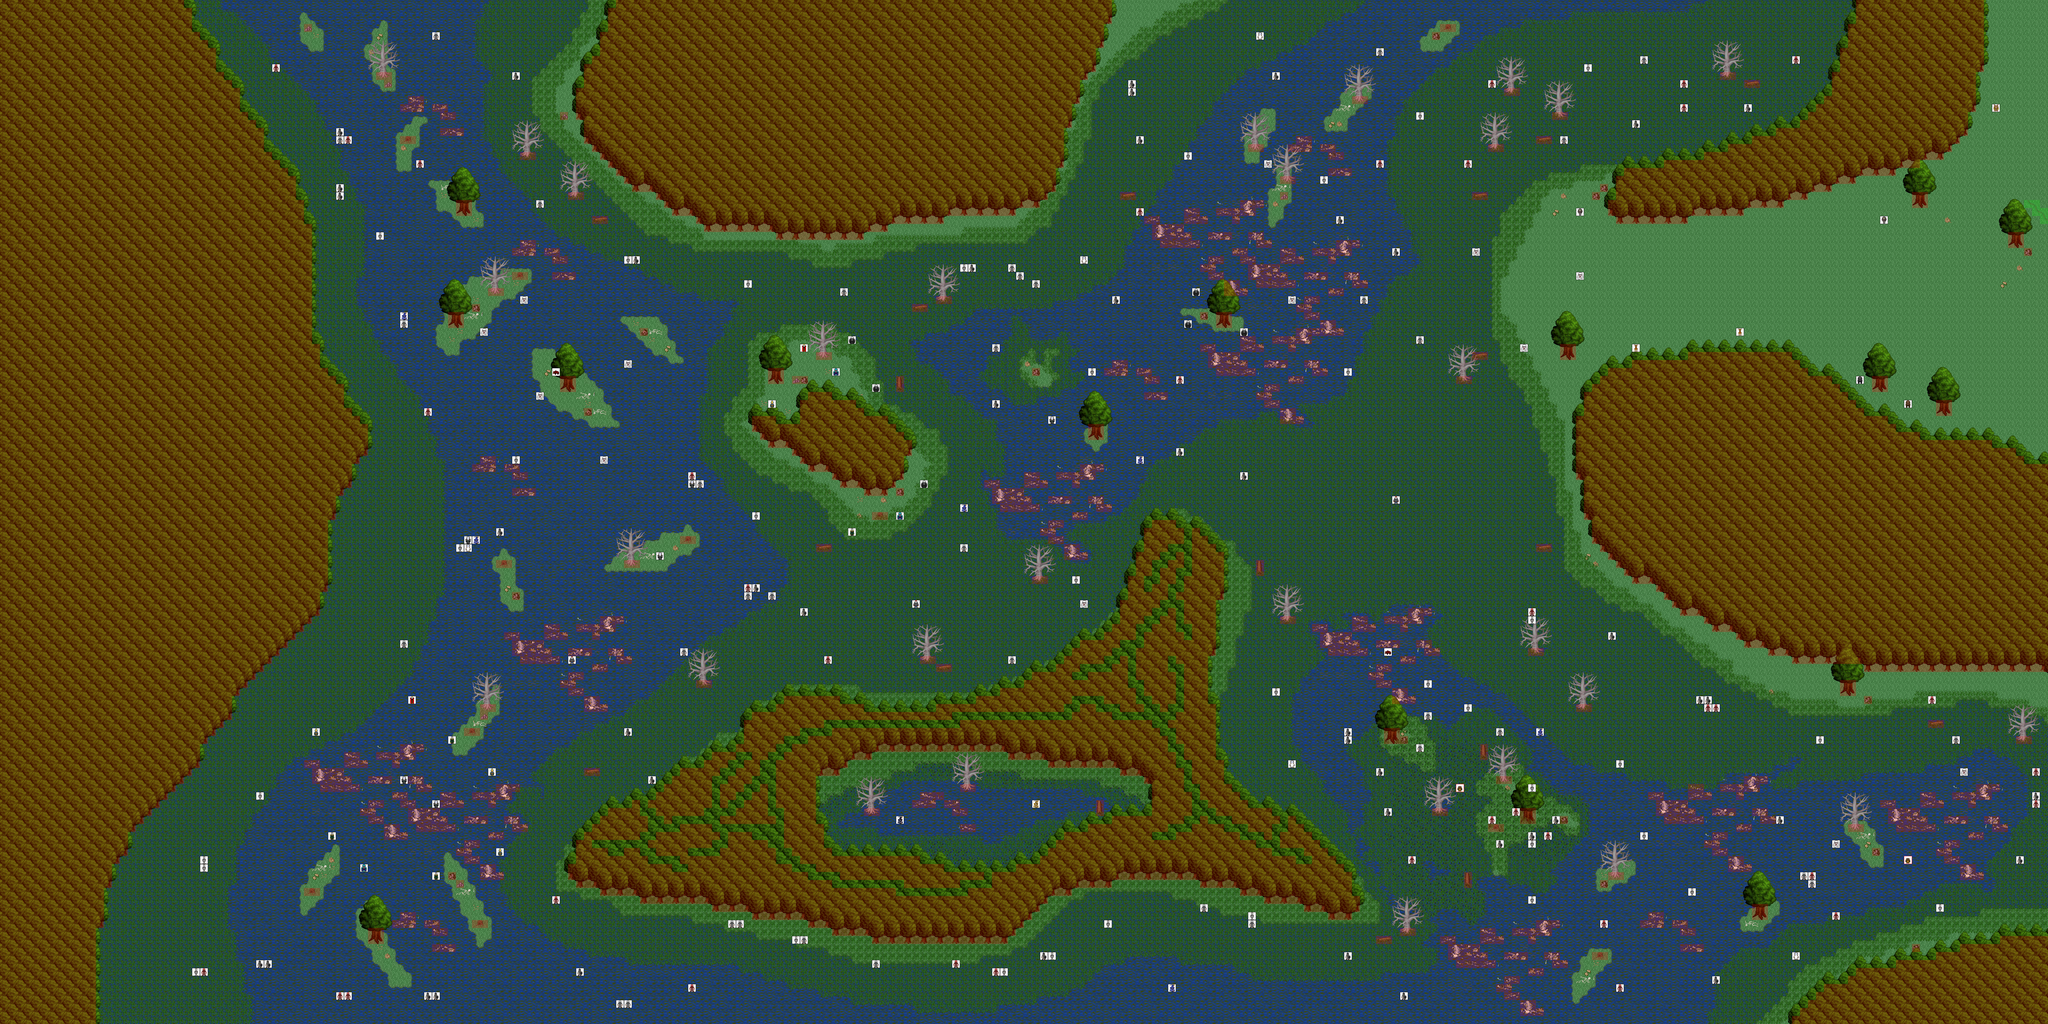

This game map was drawn from its Tiled (.tmx) file and the tilesets committed beside it. A one-line description and the trimmed map source follow:
An orthogonal 256x128 tile map with 32x32 px tiles, 8 tile layers (0_floor, 1_terrain, 2_object, 3_roof, ...), 1 hidden layer not drawn, 23 tilesets.

<map version="1.4" tiledversion="1.4.2" orientation="orthogonal" renderorder="right-down" compressionlevel="0" width="256" height="128" tilewidth="32" tileheight="32" infinite="0" nextlayerid="10" nextobjectid="1">
 <tileset firstgid="1" name="/ground/water_from_ground" tilewidth="32" tileheight="32" tilecount="33" columns="3">
  <image source="../../tileset/ground/ground.png" width="96" height="352" />
 </tileset>
 <tileset firstgid="34" name="/ground/water/swamp_water.png" tilewidth="32" tileheight="32" tilecount="33" columns="3">
  <image source="../../tileset/ground/water/swamp_water.png" width="96" height="352" />
 </tileset>
 <tileset firstgid="67" name="/plant/grasses_swamp.png" tilewidth="32" tileheight="32" tilecount="42" columns="6">
  <image source="../../tileset/plant/grasses_swamp.png" width="192" height="224" />
 </tileset>
 <tileset firstgid="109" name="/ground/grass_edges.png" tilewidth="32" tileheight="32" tilecount="36" columns="12">
  <image source="../../tileset/ground/grass_edges.png" trans="ffffff" width="384" height="96" />
 </tileset>
 <tileset firstgid="145" name="/ground/brown edgs" tilewidth="32" tileheight="32" tilecount="18" columns="6">
  <image source="../../tileset/ground/earth_edges.png" width="192" height="96" />
 </tileset>
 <tileset firstgid="163" name="/ground/grass_corners.png" tilewidth="32" tileheight="32" tilecount="24" columns="6">
  <image source="../../tileset/ground/grass_corners.png" trans="ffffff" width="192" height="128" />
 </tileset>
 <tileset firstgid="187" name="/drzewa/tree_buk_las" tilewidth="32" tileheight="32" tilecount="42" columns="7">
  <image source="../../tileset/pol/natura/drzewa/tree_buk_las.png" width="224" height="192" />
 </tileset>
 <tileset firstgid="229" name="dead_tree_2.png" tilewidth="32" tileheight="32" tilecount="20" columns="4">
  <image source="../../tileset/plant/tree/dead_tree_2.png" width="128" height="160" />
 </tileset>
 <tileset firstgid="249" name="tree_buk_big" tilewidth="32" tileheight="32" tilecount="42" columns="6">
  <image source="../../tileset/pol/natura/drzewa/tree_buk_big.png" width="192" height="224" />
 </tileset>
 <tileset firstgid="291" name="swamp_sunken.png" tilewidth="32" tileheight="32" tilecount="32" columns="8">
  <image source="../../tileset/item/corpse/swamp_sunken.png" width="256" height="128" />
 </tileset>
 <tileset firstgid="323" name="hollow_logs.png" tilewidth="32" tileheight="32" tilecount="6" columns="3">
  <image source="../../tileset/plant/stump/hollow_logs.png" width="96" height="64" />
 </tileset>
 <tileset firstgid="329" name="rocks_3.png" tilewidth="32" tileheight="32" tilecount="16" columns="4">
  <image source="../../tileset/ground/rock/rocks_3.png" width="128" height="128" />
 </tileset>
 <tileset firstgid="345" name="rocks.png" tilewidth="32" tileheight="32" tilecount="4" columns="2">
  <image source="../../tileset/ground/rock/rocks.png" width="64" height="64" />
 </tileset>
 <tileset firstgid="349" name="skeleton.png" tilewidth="32" tileheight="32" tilecount="4" columns="2">
  <image source="../../tileset/item/corpse/skeleton.png" width="64" height="64" />
 </tileset>
 <tileset firstgid="353" name="logic/collision" tilewidth="32" tileheight="32" tilecount="1" columns="1">
  <image source="../../tileset/logic/collision.png" width="32" height="32" />
 </tileset>
 <tileset firstgid="354" name="protection" tilewidth="32" tileheight="32" tilecount="2" columns="2">
  <image source="../../tileset/logic/protection.png" width="64" height="32" />
 </tileset>
 <tileset firstgid="356" name="animal" tilewidth="32" tileheight="32" tilecount="32" columns="8">
  <image source="../../tileset/logic/creature/animal.png" width="256" height="128" />
 </tileset>
 <tileset firstgid="388" name="pol_mutanty_wielkie" tilewidth="32" tileheight="32" tilecount="4" columns="4">
  <image source="../../tileset/logic/creature/pol_mutanty_wielkie.png" width="128" height="32" />
 </tileset>
 <tileset firstgid="392" name="undead_specter" tilewidth="32" tileheight="32" tilecount="6" columns="6">
  <image source="../../tileset/logic/creature/undead_specter.png" width="192" height="32" />
 </tileset>
 <tileset firstgid="398" name="undead_fallen" tilewidth="32" tileheight="32" tilecount="9" columns="9">
  <image source="../../tileset/logic/creature/undead_fallen.png" width="288" height="32" />
 </tileset>
 <tileset firstgid="407" name="undead_skeleton" tilewidth="32" tileheight="32" tilecount="6" columns="6">
  <image source="../../tileset/logic/creature/undead_skeleton.png" width="192" height="32" />
 </tileset>
 <tileset firstgid="413" name="secret" tilewidth="32" tileheight="32" tilecount="1" columns="1">
  <image source="../../tileset/logic/secret.png" width="32" height="32" />
 </tileset>
 <tileset firstgid="414" name="undead" tilewidth="32" tileheight="32" tilecount="14" columns="14">
  <image source="../../tileset/logic/creature/undead.png" width="448" height="32" />
 </tileset>
 <layer id="1" name="0_floor" width="256" height="128">
  <data>[32768 cells, 32768 non-empty, 25 distinct tile ids]</data>
 </layer>
 <layer id="2" name="1_terrain" width="256" height="128">
  <data>[32768 cells, 5077 non-empty, 76 distinct tile ids]</data>
 </layer>
 <layer id="3" name="2_object" width="256" height="128">
  <data>[32768 cells, 13433 non-empty, 75 distinct tile ids]</data>
 </layer>
 <layer id="4" name="3_roof" width="256" height="128">
  <data>[32768 cells, 11492 non-empty, 78 distinct tile ids]</data>
 </layer>
 <layer id="5" name="4_roof_add" width="256" height="128">
  <data>[32768 cells, 186 non-empty, 28 distinct tile ids]</data>
 </layer>
 <layer id="8" name="objects" width="256" height="128">
  <data>[32768 cells, 216 non-empty, 23 distinct tile ids]</data>
 </layer>
 <layer id="6" name="collision" width="256" height="128" opacity="0.22">
  <data>[32768 cells, 10850 non-empty, 1 distinct tile ids]</data>
 </layer>
 <layer id="7" name="protection" width="256" height="128" opacity="0.22">
  <data>[32768 cells, 5 non-empty, 1 distinct tile ids]</data>
 </layer>
 <layer id="9" name="secret" width="256" height="128" visible="0">
  <data>[32768 cells, 304 non-empty, 1 distinct tile ids]</data>
 </layer>
</map>
